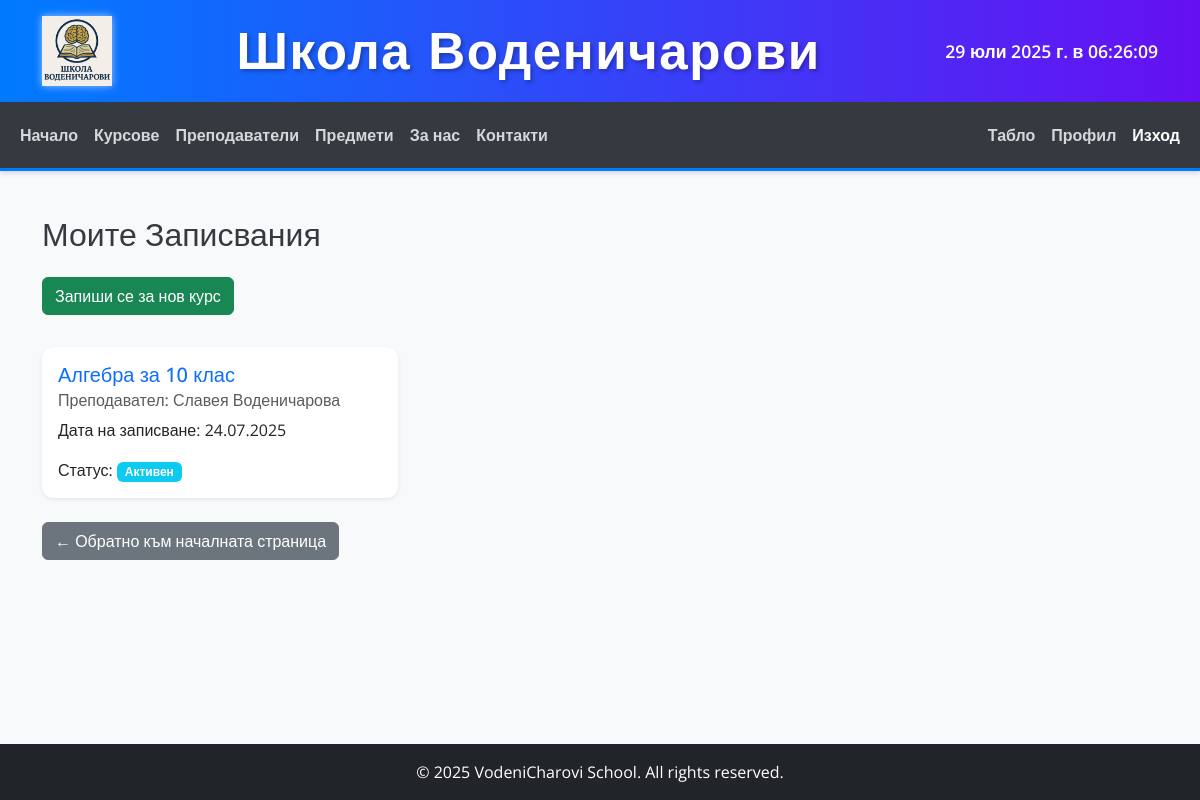
/enrollments/ (signed in), run on an earlier commit of the app's database.
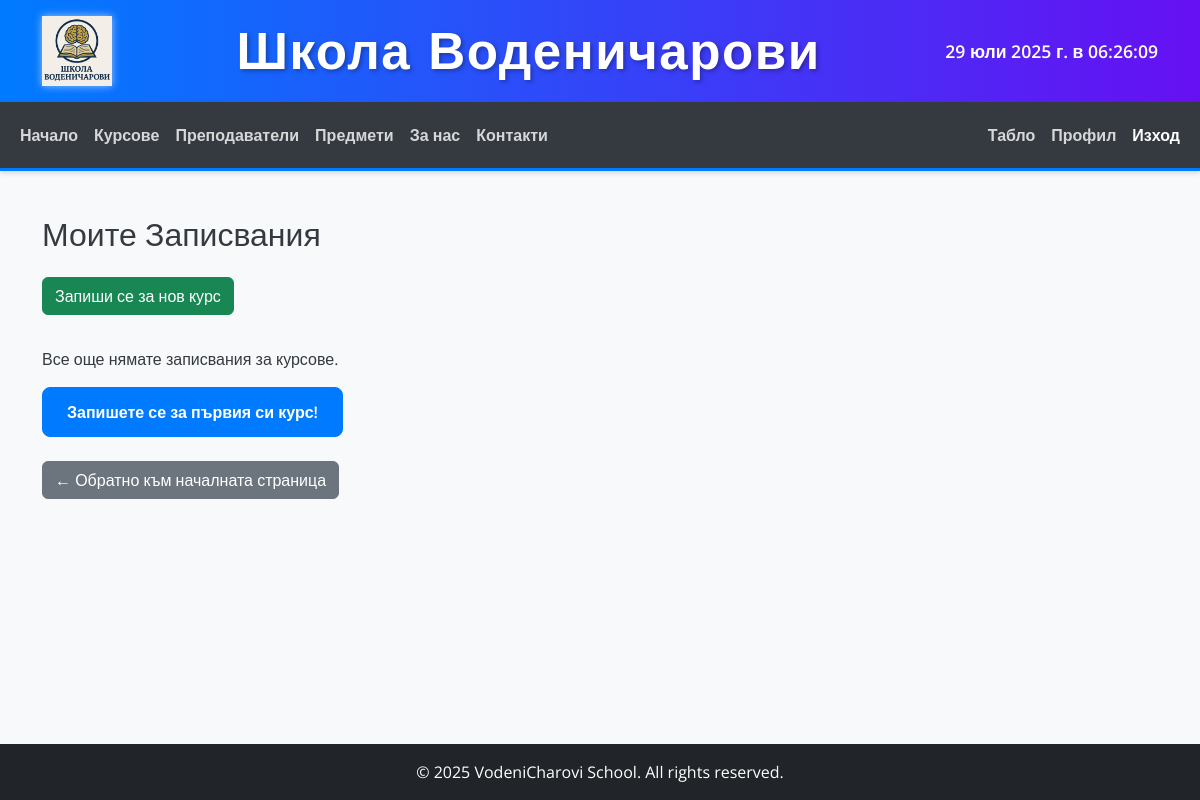
And on a later commit of the database.
### core/models.py (models this page shows, shortened)
class Enrollment(models.Model):
    student = models.ForeignKey(
        'auth.User',
        on_delete=models.CASCADE,
        related_name='enrollments'
    )
    course = models.ForeignKey(
        Course,
        on_delete=models.CASCADE,
        related_name='enrollments'
    )
    enrollment_date = models.DateField(auto_now_add=True)
    completed = models.BooleanField(default=False)
    class Meta:
        unique_together = ('student', 'course')
        verbose_name = "Записване"
        verbose_name_plural = "Записвания"

### courses/models.py (models this page shows, shortened)
class Course(models.Model):
    title = models.CharField(
        max_length=100,
        verbose_name="Заглавие на курса"
    )
    subject = models.ForeignKey(
        Subject,
        on_delete=models.CASCADE,
        related_name='courses',
        verbose_name="Предмет"
    )
    teacher = models.ForeignKey(
        Teacher,
        on_delete=models.CASCADE,
        related_name='courses_taught',
        verbose_name="Преподавател"
    )
    description = models.TextField(
        verbose_name="Описание на курса"
    )
    price = models.DecimalField(
        max_digits=8,
        decimal_places=2,
        verbose_name="Цена"
    )
    start_date = models.DateField(
        verbose_name="Начална дата"
    )
    end_date = models.DateField(
        verbose_name="Крайна дата"
    )
    max_students = models.PositiveIntegerField(
        default=10,
        verbose_name="Макс. брой студенти"
    )
    class Meta:
        ordering = ['start_date', 'title']
        verbose_name = "Курс"
        verbose_name_plural = "Курсове"

### teachers/models.py (models this page shows, shortened)
class Teacher(models.Model):
    first_name = models.CharField(
        max_length=50,
        verbose_name="Име"
    )
    last_name = models.CharField(
        max_length=50,
        verbose_name="Фамилия"
    )
    bio = models.TextField(
        verbose_name="Био"
    )
    subjects = models.ManyToManyField(
        'subjects.Subject',
        related_name='teachers',
        verbose_name="Преподавани предмети"
    )
    profile_picture = models.ImageField(
        upload_to='teacher_profiles/',
        blank=True,
        null=True,
        verbose_name="Профилна снимка"
    )
    email = models.EmailField(
        unique=True,
        verbose_name="Имейл"
    )
    phone_number = models.CharField(
        max_length=20,
        blank=True,
        null=True,
        verbose_name="Телефонен номер"
    )
    class Meta:
        ordering = ['last_name', 'first_name']
        verbose_name = "Учител"
        verbose_name_plural = "Учители"

### core/views.py (the view)
# urls.py: path('enrollments/', core_views.EnrollmentListView.as_view(), name='enrollment_list'),
class EnrollmentListView(LoginRequiredMixin, ListView):
    model = Enrollment
    template_name = 'core/enrollment_list.html'
    context_object_name = 'enrollments'
    paginate_by = 10
    def get_queryset(self):
        if self.request.user.is_staff:
            return Enrollment.objects.all().select_related('student', 'course', 'course__subject', 'course__teacher').order_by('-enrollment_date')
        return Enrollment.objects.filter(student=self.request.user).select_related('course', 'course__subject', 'course__teacher').order_by('-enrollment_date')
    def get_context_data(self, **kwargs):
        context = super().get_context_data(**kwargs)
        context['query'] = self.request.GET.get('q', '')
        return context

### templates/core/enrollment_list.html (shortened to what this page needs)
{% extends 'base.html' %}
{% block content %}
    <h2 class="mb-4">Моите Записвания</h2>
    {% if user.is_authenticated %}
        <p><a href="{% url 'enrollment_create' %}" class="btn btn-success mb-3">Запиши се за нов курс</a></p>
    {% endif %}
    {% if enrollments %}
        <div class="row row-cols-1 row-cols-md-2 row-cols-lg-3 g-4">
            {% for enrollment in enrollments %}
                <div class="col">
                    <div class="card h-100 shadow-sm">
                        <div class="card-body d-flex flex-column">
                            <h5 class="card-title"><a href="{% url 'enrollment_detail' pk=enrollment.pk %}" class="text-decoration-none text-primary">{{ enrollment.course.title }}</a></h5>
                            <h6 class="card-subtitle mb-2 text-muted">Преподавател: {{ enrollment.course.teacher.first_name }} {{ enrollment.course.teacher.last_name }}</h6>
                            <p class="card-text">Дата на записване: {{ enrollment.enrollment_date|date:"d.m.Y" }}</p>
                            <p class="card-text mt-auto">Статус: {% if enrollment.completed %}<span class="badge bg-success">Завършен</span>{% else %}<span class="badge bg-info">Активен</span>{% endif %}</p>
                        </div>
                    </div>
                </div>
            {% endfor %}
        </div>
    {% else %}
        <p>Все още нямате записвания за курсове.</p>
        {% if user.is_authenticated %}
            <p><a href="{% url 'enrollment_create' %}" class="btn btn-primary">Запишете се за първия си курс!</a></p>
        {% endif %}
    {% endif %}
    <p class="mt-4"><a href="{% url 'index' %}" class="btn btn-secondary">← Обратно към началната страница</a></p>
{% endblock %}

What changed in the data, as far as the page shows it:
removed Enrollment: course "Алгебра за 10 клас", course.teacher.first_name "Славея", course.teacher.last_name "Воденичарова", enrollment_date "24.07.2025", completed "Активен"
Also different on the page:
text now shown: "Все още нямате записвания за курсове. Запишете се за първия си курс!"
